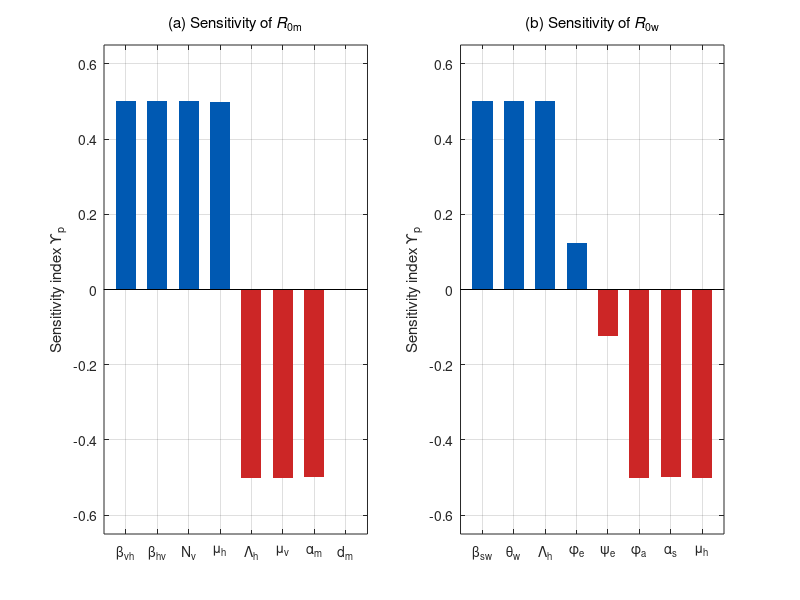

This figure's MATLAB source:
%% =====================================================================
%  Figure 4: normalised forward sensitivity indices of R0m and R0w
%  Manuscript: "A Fuzzy Mathematical Framework for Integrated Control
%  of Soil-Transmitted Helminth and Malaria Co-infection under Parameter
%  Uncertainty".
%  Standalone script: running it produces one figure (Fig04_Sensitivity.png).
%  Tested in MATLAB-compatible syntax (also runs in GNU Octave >= 6).
%% =====================================================================
clear; close all; clc;

%% ---------------- Model parameters (Table 1) ----------------
Ncen  = 421119;      % Magu District Council population, 2022 census (NBS 2022)
P.mu  = 1/(67.2*365); % natural mortality: life expectancy 67.2 years (AfDB 2025)
P.Lam = P.mu*Ncen;   % human recruitment rate (persons day^-1), = 17.17
P.muv = 0.1429;      % mosquito mortality rate (day^-1)
P.bvh = 0.8;         % vector-to-human effective transmission rate (day^-1)
P.bhv = 0.8;         % human-to-vector effective transmission rate (day^-1)
P.bsw = 4.6e-7;      % environmental STH transmission rate (larva^-1 day^-1)
P.am  = 0.038;       % malaria recovery rate (day^-1)
P.als = 1/28;        % STH recovery (treatment) rate (day^-1)
P.asm = 0.005;       % simultaneous clearance rate of co-infection (day^-1)
P.dm  = 8.66e-5;     % malaria-induced death rate (day^-1)
P.sm  = 0.005;       % waning rate of malaria immunity (day^-1)
P.thw = 0.09;        % egg shedding rate (eggs person^-1 day^-1, scaled)
P.pse = 0.033;       % egg mortality rate (day^-1)
P.phe = 0.1;         % egg-to-L3 maturation rate (day^-1)
P.pha = 0.033;       % L3 larval mortality rate (day^-1)
P.ka  = 1.5;         % co-infection susceptibility modifier (-)
P.eta = 1.2;         % co-infection infectiousness modifier (-)
P.eps = 0.8;         % co-infection treatment-efficacy factor (-)
P.Nv  = 5e4;         % constant adult female mosquito population
Nst   = P.Lam/P.mu;  % disease-free human population

%% ---------------- Triangular fuzzy numbers (Table 2) ----------------
TFN.bvh = [0.6    0.8    1.0   ];
TFN.bsw = [2.5e-7 4.6e-7 7.0e-7];
TFN.am  = [1/42   0.038  1/14  ];
TFN.als = [1/42   1/28   1/14  ];
alphas  = [0 0.25 0.5 0.75 1];
cutL = @(v,a) v(1) + a*(v(2)-v(1));     % lower end of alpha-cut
cutU = @(v,a) v(3) - a*(v(3)-v(2));     % upper end of alpha-cut

%% ---------------- Reproduction numbers (Sect. 2.5) ----------------
R0m = @(bvh,am,u1,km) sqrt(bvh*(1-u1)*P.bhv*(1-u1)*P.Nv*P.mu ./ ...
                          (P.Lam*P.muv*(P.mu+km*am+P.dm)));
R0w = @(bsw,als,u2,ks) sqrt(bsw*(1-u2)*P.thw*P.phe*P.Lam ./ ...
                          (P.mu*P.pha*(P.pse+P.phe)*(P.mu+ks*als)));

%% ---------------- Analytical sensitivity indices (Table 3) ----------------
k1 = P.mu+P.am+P.dm; k2 = P.mu+P.als; k5 = P.pse+P.phe;
namesM = {'\beta_{vh}','\beta_{hv}','N_v','\mu_h','\Lambda_h','\mu_v','\alpha_m','d_m'};
valsM  = [0.5, 0.5, 0.5, 0.5*(1-P.mu/k1), -0.5, -0.5, -0.5*P.am/k1, -0.5*P.dm/k1];
namesW = {'\beta_{sw}','\theta_w','\Lambda_h','\phi_e','\psi_e','\phi_a','\alpha_s','\mu_h'};
valsW  = [0.5, 0.5, 0.5, 0.5*P.pse/k5, -0.5*P.pse/k5, -0.5, -0.5*P.als/k2, -0.5*(1+P.mu/k2)];
fprintf('R0m indices:\n'); for i=1:numel(valsM), fprintf('  %-10s % .4f\n',namesM{i},valsM(i)); end
fprintf('R0w indices:\n'); for i=1:numel(valsW), fprintf('  %-10s % .4f\n',namesW{i},valsW(i)); end
figure('Color','w','Units','centimeters','Position',[2 2 26 10]);
dat = {valsM, valsW}; nm = {namesM, namesW};
ttl = {'(a) Sensitivity of \it{R}\rm_{0m}','(b) Sensitivity of \it{R}\rm_{0w}'};
for pnl = 1:2
    subplot(1,2,pnl); hold on; box on; grid on;
    v = dat{pnl};
    for i = 1:numel(v)
        if v(i) >= 0, c = [0.00 0.35 0.70]; else, c = [0.80 0.15 0.15]; end
        fill([i-0.32 i+0.32 i+0.32 i-0.32],[0 0 v(i) v(i)], c, 'EdgeColor', 'none');
    end
    set(gca,'XTick',1:numel(v),'XTickLabel',nm{pnl},'FontSize',10); ylim([-0.65 0.65]);
    plot([0 numel(v)+1],[0 0],'k-'); xlim([0.3 numel(v)+0.7]);
    ylabel('Sensitivity index \Upsilon_p'); title(ttl{pnl},'FontWeight','normal');
end
print(gcf,'Fig04_Sensitivity','-dpng','-r300'); fprintf('Figure saved as Fig04_Sensitivity.png\n');
